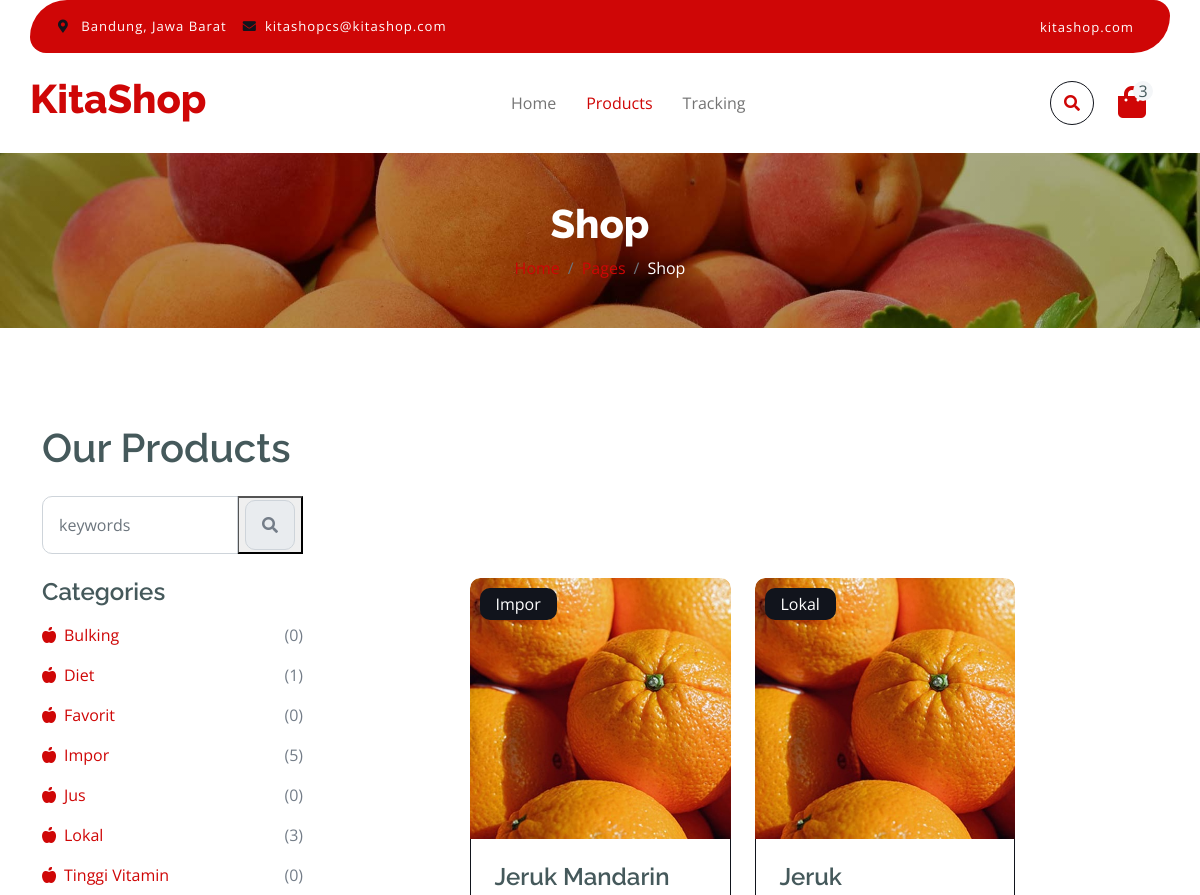
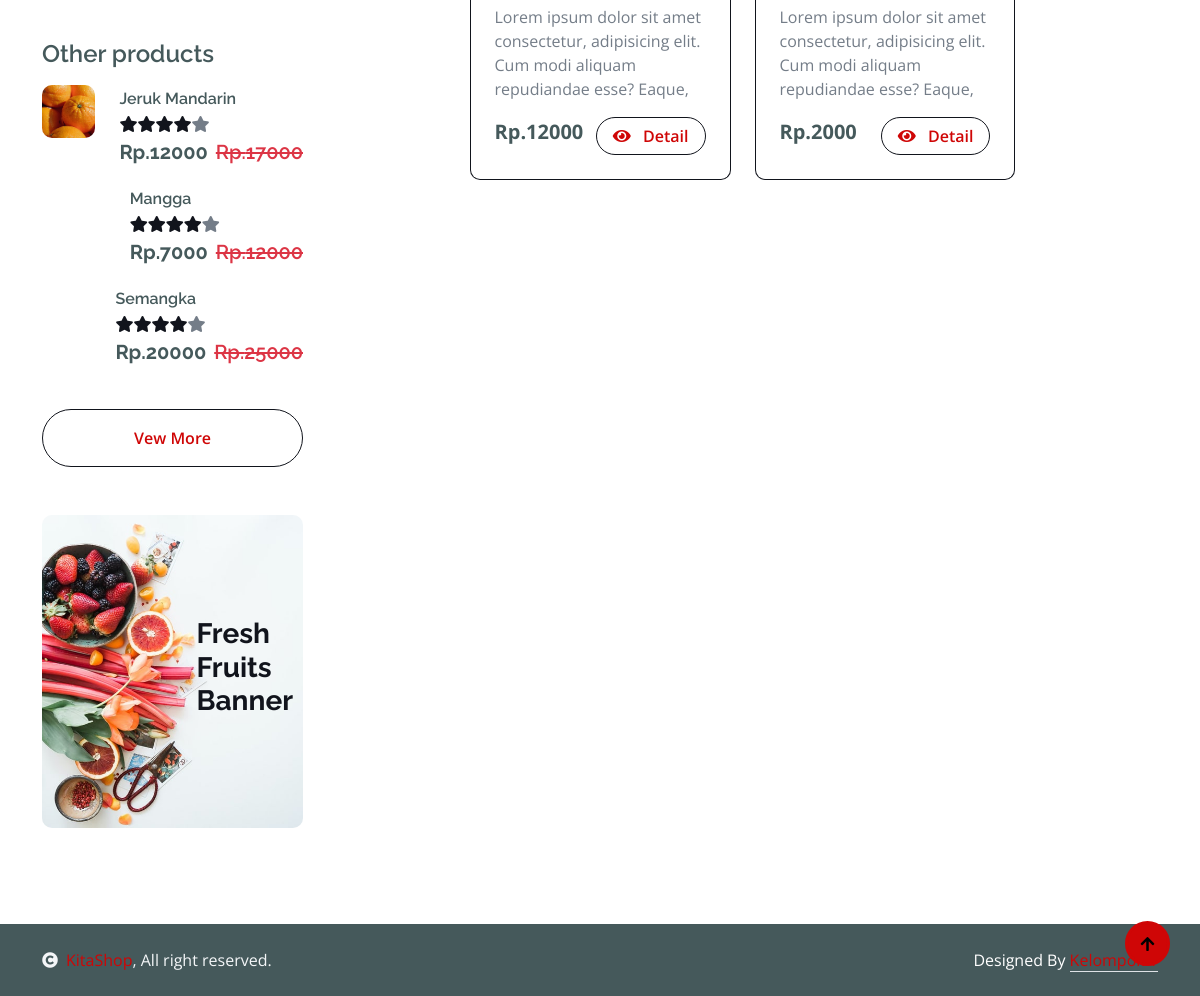
The app's page /search.php?keyword=Jeruk with its own data (2 pictures, top to bottom).
### tables this page shows
CREATE TABLE `category` (
  `category_id` int(11) NOT NULL,
  `category_name` varchar(23) NOT NULL
);

CREATE TABLE `product` (
  `product_id` int(11) NOT NULL,
  `product_name` varchar(56) NOT NULL,
  `product_pict` text NOT NULL,
  `product_description` text NOT NULL,
  `product_category` int(11) NOT NULL,
  `product_sub_category` int(11) DEFAULT NULL,
  `product_price` int(11) NOT NULL,
  `product_stock` int(11) NOT NULL,
  `product_status` int(2) NOT NULL
);

### function/search.php (called while the page is built)
<?php
require_once './config/database.php';
function read($keyword)
{
    global $conn;
    $query = "SELECT product_id, product_name, product_pict, product_description, product_category, product_price, category_name
              FROM product
              JOIN category ON product.product_category = category.category_id
              WHERE product_status = 1 AND product_name LIKE '%$keyword%' OR category_name LIKE '%$keyword%' OR product_description LIKE '%$keyword%'
              ORDER BY product_id DESC";
    $result = mysqli_query($conn, $query);
    $rows = [];
    while ($row = mysqli_fetch_assoc($result)) {
        $rows[] = $row;
    }
    return $rows;
}
function other()
{
    global $conn;
    $query = "SELECT product_id, product_name, product_pict, product_description, product_category, product_price, category_name FROM product JOIN category ON product.product_category = category.category_id WHERE product_status = 1 ORDER BY product_id DESC LIMIT 3";
    $result = mysqli_query($conn, $query);
    $rows = [];
    while ($row = mysqli_fetch_assoc($result)) {
        $rows[] = $row;
    }
    return $rows;
}
function category()
{
    global $conn;
    $query = "SELECT c.category_id, c.category_name, COUNT(p.product_id) AS total_product
              FROM category c
              LEFT JOIN product p ON p.product_category = c.category_id
              GROUP BY c.category_id, c.category_name
              ORDER BY c.category_name ASC";
    $result = mysqli_query($conn, $query);
    $rows = [];
    while ($row = mysqli_fetch_assoc($result)) {
        $rows[] = $row;
    }
    return $rows;
}

### search.php (the view, shortened to what this page needs)
<?php
require_once 'function/search.php';
?>
<!DOCTYPE html>
<html lang="en">
<?php
require_once 'layout/header.php';
?>
<body>
    <?php
    require_once 'layout/header.php';
    ?>
    <?php
    require_once 'layout/navbar.php';
    ?>
    <div class="container-fluid page-header py-5">
        <h1 class="text-center text-white display-6">Shop</h1>
        <ol class="breadcrumb justify-content-center mb-0">
            <li class="breadcrumb-item"><a href="#">Home</a></li>
            <li class="breadcrumb-item"><a href="#">Pages</a></li>
            <li class="breadcrumb-item active text-white">Shop</li>
        </ol>
    </div>
    <div class="container-fluid fruite py-5">
        <div class="container py-5">
            <h1 class="mb-4">Our Products</h1>
            <div class="row g-4">
                <div class="col-lg-12">
                    <div class="row g-4 mb-4">
                        <div class="col-xl-3">
                            <form action="" action="POST">
                                <div class="input-group w-100 mx-auto d-flex">
                                    <input type="search" class="form-control p-3" name="keyword" placeholder="keywords" aria-describedby="search-icon-1">
                                    <button type="submit" name="search">
                                        <span id="search-icon-1" class="input-group-text p-3"><i class="fa fa-search"></i></span>
                                    </button>
                                </div>
                            </form>
                        </div>
                        <div class="col-6"></div>
                        <div class="col-xl-3">
                        </div>
                    </div>
                    <div class="row g-4">
                        <div class="col-lg-3">
                            <div class="row g-4">
                                <div class="col-lg-12">
                                    <div class="mb-3">
                                        <h4>Categories</h4>
                                        <ul class="list-unstyled fruite-categorie">
                                            <?php
                                            $rows = category();
                                            foreach ($rows as $row) {
                                            ?>
                                                <li>
                                                    <div class="d-flex justify-content-between fruite-name">
                                                        <a href="#"><i class="fas fa-apple-alt me-2"></i><?= $row['category_name']; ?></a>
                                                        <span>(<?= $row['total_product']; ?>)</span>
                                                    </div>
                                                </li>
                                            <?php } ?>
                                        </ul>
                                    </div>
                                </div>
                                <div class="col-lg-12">
                                    <h4 class="mb-3">Other products</h4>
                                    <?php
                                    $rows = other();
                                    foreach ($rows as $row) {
                                    ?>
                                        <div class="d-flex align-items-center justify-content-start">
                                            <div class="rounded me-4" style="width: 100px; height: 100px;">
                                                <img src="./assets/uploads/<?= $row['product_pict']; ?>" class="img-fluid rounded" alt="">
                                            </div>
                                            <div>
                                                <h6 class="mb-2"><?= $row['product_name']; ?></h6>
                                                <div class="d-flex mb-2">
                                                    <i class="fa fa-star text-secondary"></i>
                                                    <i class="fa fa-star text-secondary"></i>
                                                    <i class="fa fa-star text-secondary"></i>
                                                    <i class="fa fa-star text-secondary"></i>
                                                    <i class="fa fa-star"></i>
                                                </div>
                                                <div class="d-flex mb-2">
                                                    <h5 class="fw-bold me-2">Rp.<?= $row['product_price']; ?></h5>
                                                    <h5 class="text-danger text-decoration-line-through">Rp.<?= $row['product_price'] + 5000; ?></h5>
                                                </div>
                                            </div>
                                        </div>
                                    <?php } ?>
                                    <div class="d-flex justify-content-center my-4">
                                        <a href="product.php" class="btn border border-secondary px-4 py-3 rounded-pill text-primary w-100">Vew More</a>
                                    </div>
                                </div>
                                <div class="col-lg-12">
                                    <div class="position-relative">
                                        <img src="./assets/frontend/img/banner-fruits.jpg" class="img-fluid w-100 rounded" alt="">
                                        <div class="position-absolute" style="top: 50%; right: 10px; transform: translateY(-50%);">
                                            <h3 class="text-secondary fw-bold">Fresh <br> Fruits <br> Banner</h3>
                                        </div>
                                    </div>
                                </div>
                            </div>
                        </div>
                        <div class="col-lg-9">
                            <div class="row g-4 justify-content-center">
                                <?php
                                $keyword = $_GET['keyword'];
                                $rows = read($keyword);
                                foreach ($rows as $row) {
                                ?>
                                    <div class="col-md-6 col-lg-6 col-xl-4">
                                        <div class="rounded position-relative fruite-item">
                                            <div class="fruite-img">
                                                <img src="./assets/uploads/<?= $row['product_pict']; ?>" class="img-fluid w-100 rounded-top" alt="">
                                            </div>
                                            <div class="text-white bg-secondary px-3 py-1 rounded position-absolute" style="top: 10px; left: 10px;"><?= $row['category_name']; ?></div>
                                            <div class="p-4 border border-secondary border-top-0 rounded-bottom">
                                                <h4><?= $row['product_name']; ?></h4>
                                                <p><?= substr($row['product_description'], 0, 100); ?></p>
                                                <div class="d-flex justify-content-between flex-lg-wrap">
                                                    <p class="text-dark fs-5 fw-bold mb-0">Rp.<?= $row['product_price']; ?></p>
                                                    <a href="detail.php?id=<?= $row['product_id']; ?>" class="btn border border-secondary rounded-pill px-3 text-primary"><i class="fa fa-eye me-2 text-primary"></i> Detail</a>
                                                </div>
                                            </div>
                                        </div>
                                    </div>
                                <?php } ?>
                            </div>
                        </div>
                    </div>
                </div>
            </div>
        </div>
    </div>
    <?php
    require_once 'layout/footer.php';
    ?>
    <a href="#" class="btn btn-primary border-3 border-primary rounded-circle back-to-top"><i class="fa fa-arrow-up"></i></a>
</body>
</html>

### assets/frontend/css/style.css (style rules this page uses)
.back-to-top { position: fixed; right: 30px; bottom: 30px; display: flex; width: 45px; height: 45px; align-items: center; justify-content: center; transition: 0.5s; z-index: 99; }
.btn { font-weight: 600; transition: 0.5s; }
.btn.border-secondary { transition: 0.5s; }
.page-header { position: relative; background: linear-gradient(rgba(0, 0, 0, 0.3), rgba(0, 0, 0, 0.3)), url(../img/cart-page-header-img.jpg); background-position: center center; background-repeat: no-repeat; background-size: cover; }
@media (min-width: 992px) { .hero-header, .page-header { margin-top: 152px !important; } }
.fruite .fruite-categorie .fruite-name { line-height: 40px; }
.fruite .fruite-categorie .fruite-name a { transition: 0.5s; }
.fruite .fruite-item { height: 100%; transition: 0.5s; }
.fruite .fruite-item .fruite-img { overflow: hidden; transition: 0.5s; border-radius: 10px 10px 0 0; }
.fruite .fruite-item .fruite-img img { transition: 0.5s; }

### records on screen
category: category_name "Bulking", total_product "0"
category: category_name "Diet", total_product "1"
category: category_name "Favorit", total_product "0"
category: category_name "Impor", total_product "5"
category: category_name "Jus", total_product "0"
category: category_name "Lokal", total_product "3"
category: category_name "Tinggi Vitamin", total_product "0"
product: product_pict (picture), product_name "Jeruk Mandarin", product_price "12000", $row['product_price'] + 5000 "17000", product_category.category_name "Impor", product_description "Lorem ipsum dolor sit amet consectetur, adipisicing elit. Cum modi aliquam repudiandae esse? Eaque,"
product: product_name "Mangga", product_price "7000", $row['product_price'] + 5000 "12000"
product: product_name "Semangka", product_price "20000", $row['product_price'] + 5000 "25000"
product: product_pict (picture), product_category.category_name "Lokal", product_name "Jeruk", product_description "Lorem ipsum dolor sit amet consectetur, adipisicing elit. Cum modi aliquam repudiandae esse? Eaque,", product_price "2000"
